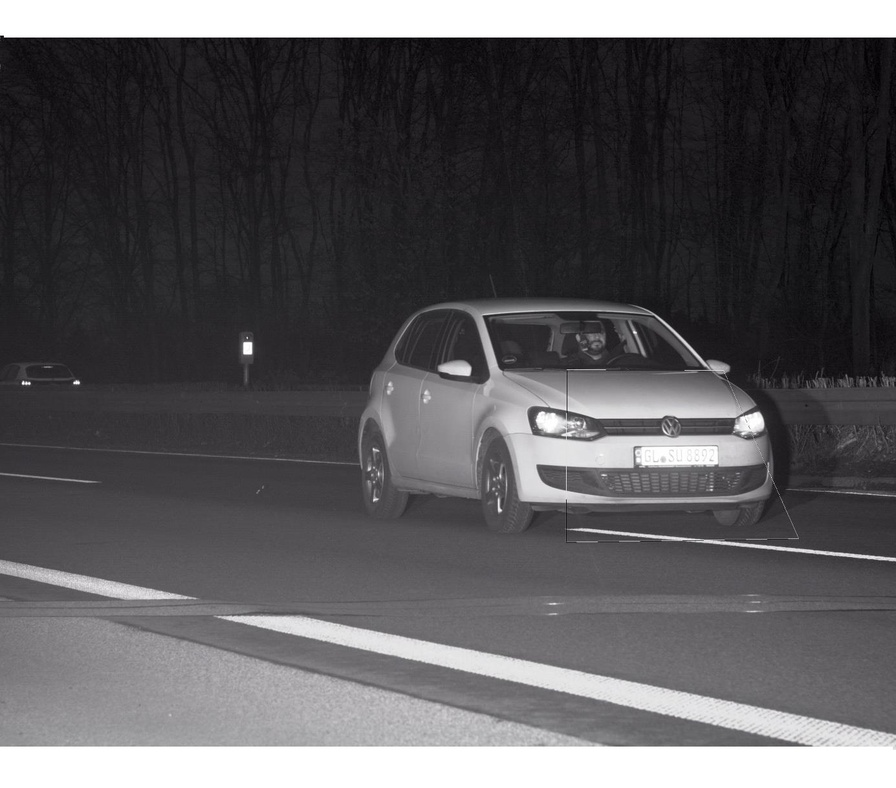
#> input picture Vanishing point 0.jpg, 896 x 788 px, shrunk from 1385 x 1218 before the run, found by its file name
$ python vanishing_point.py
#> lines starting #> are read from the running program, lines starting #| are printed output that depends on the picture; after the words box and inside, x2 and y2 are one past the last pixel; in counts of white or black regions, pixels touching at a corner belong together; long printed decimals are rounded
# -*- coding: utf-8 -*-
"""Vanishing point.ipynb

Automatically generated by Colaboratory.

Original file is located at
    https://colab.research.google.com/drive/1O8wvc-M10mGpdomIi5QfTCQ86pWB3fxS

https://stackoverflow.com/questions/57535865/extract-vanishing-point-from-lines-with-open-cv


https://kediarahul.medium.com/vanishing-point-detection-with-opencv-python-c-4d1ed00a8cd5
"""

import os
import cv2
import math
import numpy as np

Image = cv2.imread('/content/drive/MyDrive/Colab Notebooks/Vanishing point/Vanishing point 0.jpg')
#> Image is the input picture: shape (788, 896, 3); mean B, G, R 92.2, 89.7, 91.1

# Converting to grayscale
GrayImage = cv2.cvtColor(Image, cv2.COLOR_BGR2GRAY)
# Blurring image to reduce noise.
BlurGrayImage = cv2.GaussianBlur(GrayImage, (5, 5), 1)
# Generating Edge image
EdgeImage = cv2.Canny(BlurGrayImage, 100, 200)
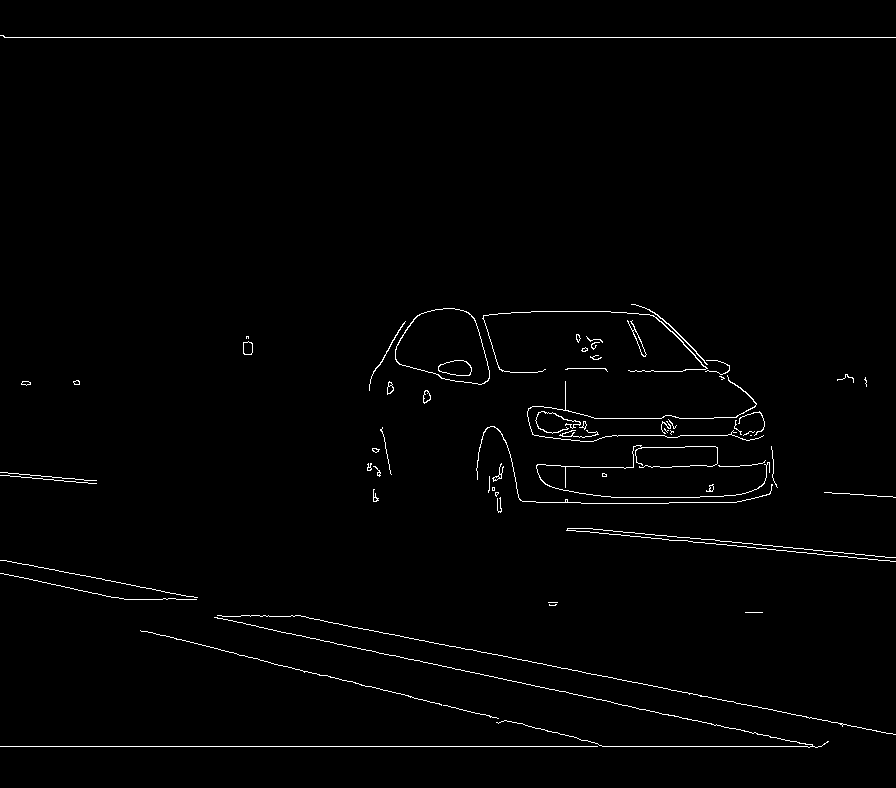
#> EdgeImage: shape (788, 896); 1.3% white in thin lines or dots

# Finding Lines in the image
Lines = cv2.HoughLinesP(EdgeImage, 1, np.pi / 180, 40, 500, 105)
#> Lines = [[4, 37, 895, 37], [0, 746, 597, 746]]
# Exit if no lines are found
if Lines is None:
  print("Not enough lines found in the image for Vanishing Pointdetection.")
  exit(0)

Lines = cv2.HoughLines(EdgeImage, 1, np.pi/180, 100)
#> Lines = 19 rows, first 8: [37, 1.57], [746, 1.57], [559, 1.78], [549, 1.76], [577, 1.82], [465, 1.68], [479, 1.66], [435, 1.57]
for line in Lines:
    rho,theta = line[0]
    a = np.cos(theta)
    b = np.sin(theta)
    x0 = a*rho
    y0 = b*rho
    x1 = int(x0 + 10000*(-b))
    y1 = int(y0 + 10000*(a))
    x2 = int(x0 - 10000*(-b))
    y2 = int(y0 - 10000*(a))
    img=cv2.line(EdgeImage,(x1,y1),(x2,y2),(255,255,255),2)
#> this loop made 19 passes
#> (rho, theta, a, b, x0, y0, x1, y1) on passes 1 to 12: (37, 1.57, -4.37e-08, 1, -1.62e-06, 37, -10000, 36), (746, 1.57, -4.37e-08, 1, -3.26e-05, 746, -10000, 745), (559, 1.78, -0.208, 0.978, -116.2, 546.8, -9897, -1532), (549, 1.76, -0.191, 0.982, -104.8, 538.9, -9921, -1369), (577, 1.82, -0.242, 0.97, -139.6, 559.9, -9842, -1859), (465, 1.68, -0.105, 0.995, -48.61, 462.5, -9993, -582), (479, 1.66, -0.0872, 0.996, -41.75, 477.2, -10003, -394), (435, 1.57, -4.37e-08, 1, -1.9e-05, 435, -10000, 434), (476, 1.66, -0.0872, 0.996, -41.49, 474.2, -10003, -397), (462, 1.68, -0.105, 0.995, -48.29, 459.5, -9993, -585), (514, 1.55, 0.0175, 1, 8.97, 513.9, -9989, 688), (492, 1.59, -0.0175, 1, -8.59, 491.9, -10007, 317)
#> pass 2, `img=cv2.line(EdgeImage,(x1,y1),(x2,y2),(255,255,255),2)`:
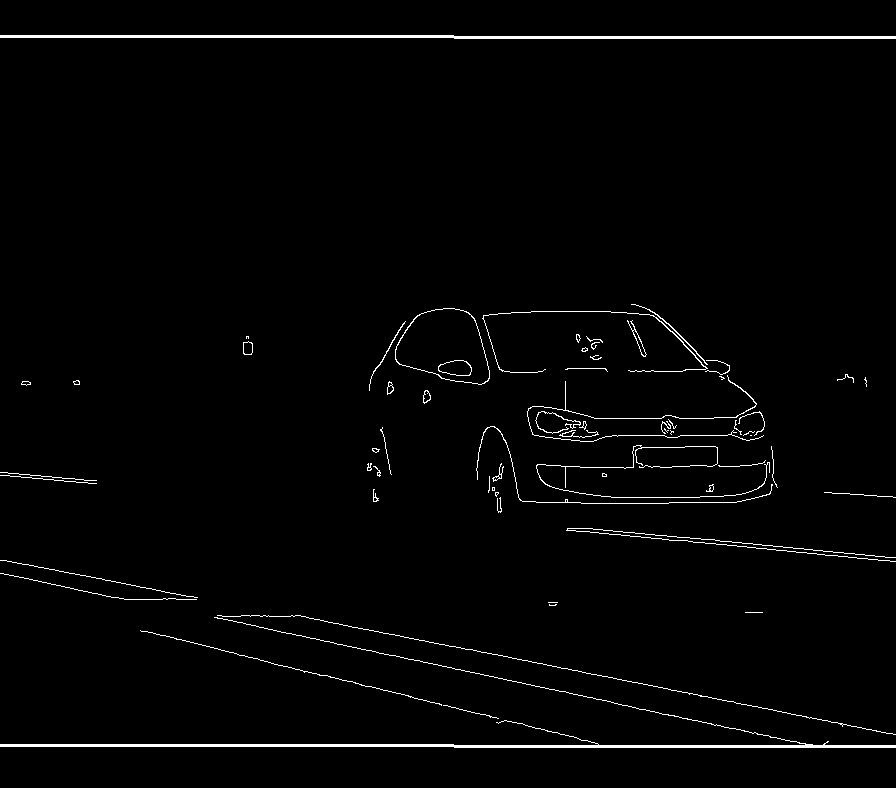
#> img: shape (788, 896); 1.8% white in thin lines or dots
#> pass 3, `img=cv2.line(EdgeImage,(x1,y1),(x2,y2),(255,255,255),2)`:
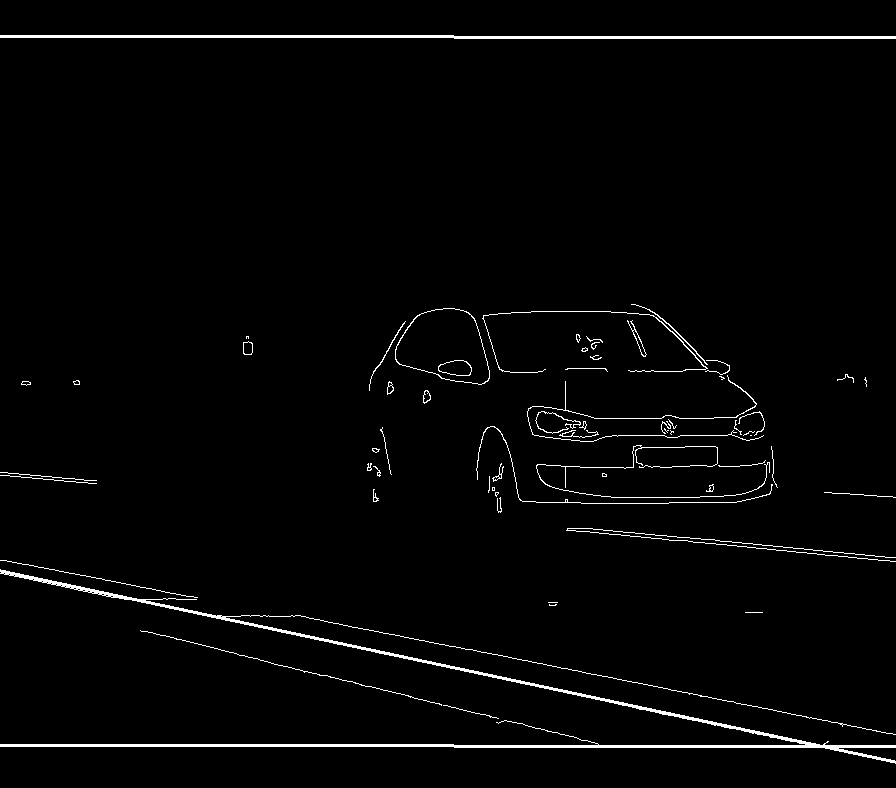
#> img: shape (788, 896); 2.1% white; 62 white regions (18 under 20 px), largest, box (x1, y1, x2, y2) and area: (0, 569, 896, 764) 6418, (0, 35, 896, 39) 2688, (566, 528, 896, 562) 660
#> after the loop:
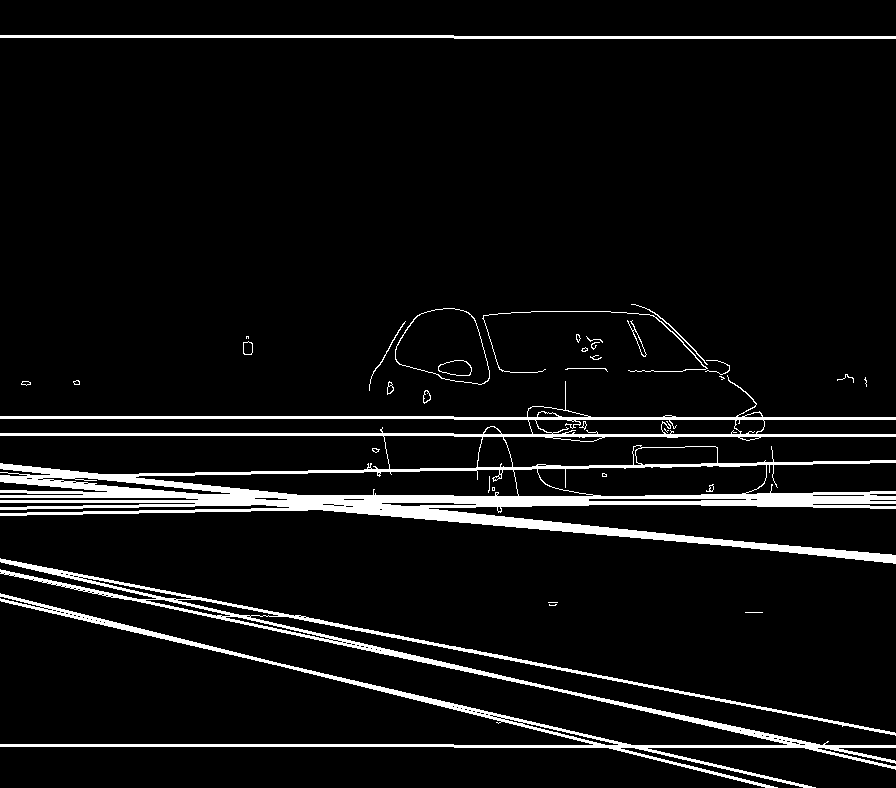
#> EdgeImage: shape (788, 896); 6.6% white; 35 white regions (13 under 20 px), largest, box (x1, y1, x2, y2) and area: (0, 375, 896, 564) 27582, (0, 558, 896, 788) 14907, (0, 35, 896, 39) 2688
cv2.imwrite('linesDetectedg.jpg', img)

REJECT_DEGREE_TH = 3.0
FilteredLines = [] # Filtered lines will be stored here
for Line in Lines: # Iterating over each line
  [[rho,theta]] = Line # Getting the coordinates of the line
  # if x1 != x2, slope can be found using regular equation
  a = np.cos(theta)
  b = np.sin(theta)
  x0 = a*rho + 2*len(Image)
  y0 = b*rho + 2*len(Image)
  x1 = int(x0 + 10000*(-b))
  y1 = int(y0 + 10000*(a))
  x2 = int(x0 - 10000*(-b))
  y2 = int(y0 - 10000*(a))

  if x1 != x2:
    m = (y2 - y1) / (x2 - x1)
# if x1 = x2, slope is infinity, thus a large value
  else:
    m = 100000000
  c = y2 - m*x2 # c = y - mx from the equation of line
  alpha = math.degrees(math.atan(m))
# theta will contain values between -90 -> +90.

# Calculating equation of the line: y = mx + c
# if x1 != x2, slope can be found using regular equation
# Storing lines of slope not near to 0 degree or +-90 degree
  if REJECT_DEGREE_TH <= abs(alpha) <= 50  :
# length of the line
    #print(alpha)
    FilteredLines.append([rho,theta,m,c])
#> this loop made 19 passes
#> (rho, theta, a, b, x0, y0, x1, y1) on passes 1 to 12: (37, 1.57, -4.37e-08, 1, 1576, 1613, -8424, 1612), (746, 1.57, -4.37e-08, 1, 1576, 2322, -8424, 2321), (559, 1.78, -0.208, 0.978, 1459.8, 2122.8, -8321, 43), (549, 1.76, -0.191, 0.982, 1471.2, 2114.9, -8345, 206), (577, 1.82, -0.242, 0.97, 1436.4, 2135.9, -8266, -283), (465, 1.68, -0.105, 0.995, 1527.4, 2038.5, -8417, 993), (479, 1.66, -0.0872, 0.996, 1534.3, 2053.2, -8427, 1181), (435, 1.57, -4.37e-08, 1, 1576, 2011, -8424, 2010), (476, 1.66, -0.0872, 0.996, 1534.5, 2050.2, -8427, 1178), (462, 1.68, -0.105, 0.995, 1527.7, 2035.5, -8417, 990), (514, 1.55, 0.0175, 1, 1585, 2089.9, -8413, 2264), (492, 1.59, -0.0175, 1, 1567.4, 2067.9, -8431, 1893)
#> after the loop, FilteredLines = [[559, 1.78, 0.213, 1811.7], [549, 1.76, 0.194, 1828.5], [577, 1.82, 0.249, 1777.9], [465, 1.68, 0.105, 1877.5], [479, 1.66, 0.0875, 1918.3], [476, 1.66, 0.0875, 1915.3], [462, 1.68, 0.105, 1874.5], [585, 1.8, 0.231, 1812.6], [546, 1.8, 0.231, 1772.6]]

added_images = np.zeros((5*len(Image),5*len(Image[0]),3), np.uint8)
#> added_images: shape (3940, 4480, 3); every value is 0
added_images[2*len(Image):3*len(Image),2*len(Image[0]):3*len(Image[0])] = Image
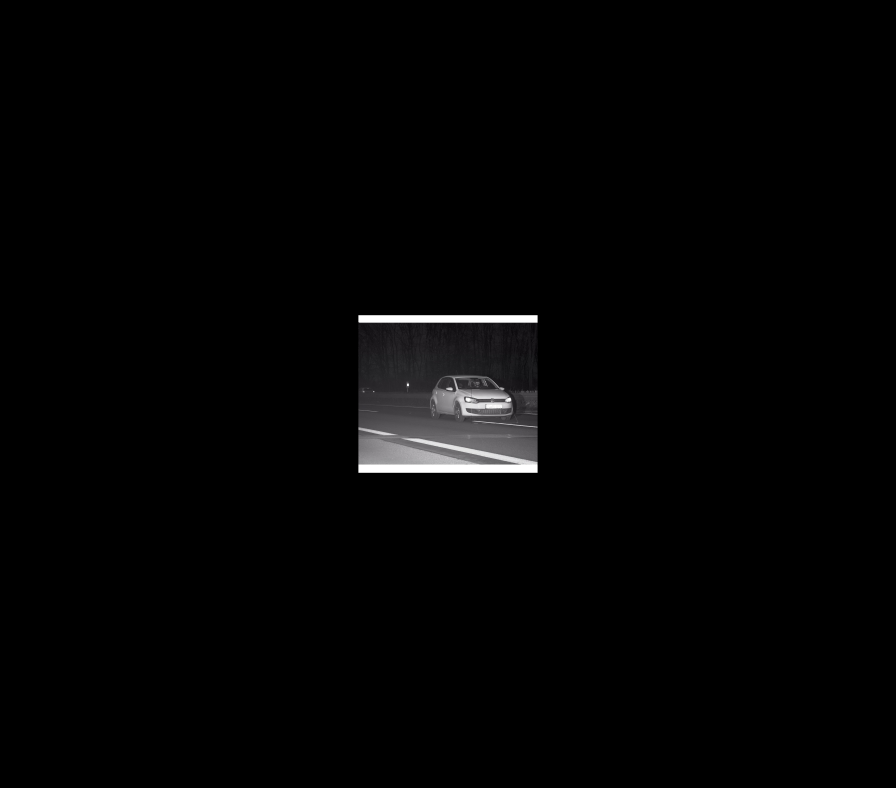
#> added_images: shape (3940, 4480, 3) (shown at 1/5 size); mean B, G, R 3.7, 3.6, 3.6
for line in FilteredLines:
    rho,theta,m,c = line

    a = np.cos(theta)
    b = np.sin(theta)
    x0 = a*rho + 2*len(Image)
    y0 = b*rho + 2*len(Image)
    x1 = int(x0 + 10000*(-b))
    y1 = int(y0 + 10000*(a))
    x2 = int(x0 - 10000*(-b))
    y2 = int(y0 - 10000*(a))

    bigimg=cv2.line(added_images,(x1,y1),(x2,y2),(255,255,255),2)
#> this loop made 9 passes
#> (rho, theta, m, c, a, b, x0, y0) on passes 1 to 9: (559, 1.78, 0.213, 1811.7, -0.208, 0.978, 1459.8, 2122.8), (549, 1.76, 0.194, 1828.5, -0.191, 0.982, 1471.2, 2114.9), (577, 1.82, 0.249, 1777.9, -0.242, 0.97, 1436.4, 2135.9), (465, 1.68, 0.105, 1877.5, -0.105, 0.995, 1527.4, 2038.5), (479, 1.66, 0.0875, 1918.3, -0.0872, 0.996, 1534.3, 2053.2), (476, 1.66, 0.0875, 1915.3, -0.0872, 0.996, 1534.5, 2050.2), (462, 1.68, 0.105, 1874.5, -0.105, 0.995, 1527.7, 2035.5), (585, 1.8, 0.231, 1812.6, -0.225, 0.974, 1444.4, 2146), (546, 1.8, 0.231, 1772.6, -0.225, 0.974, 1453.2, 2108)
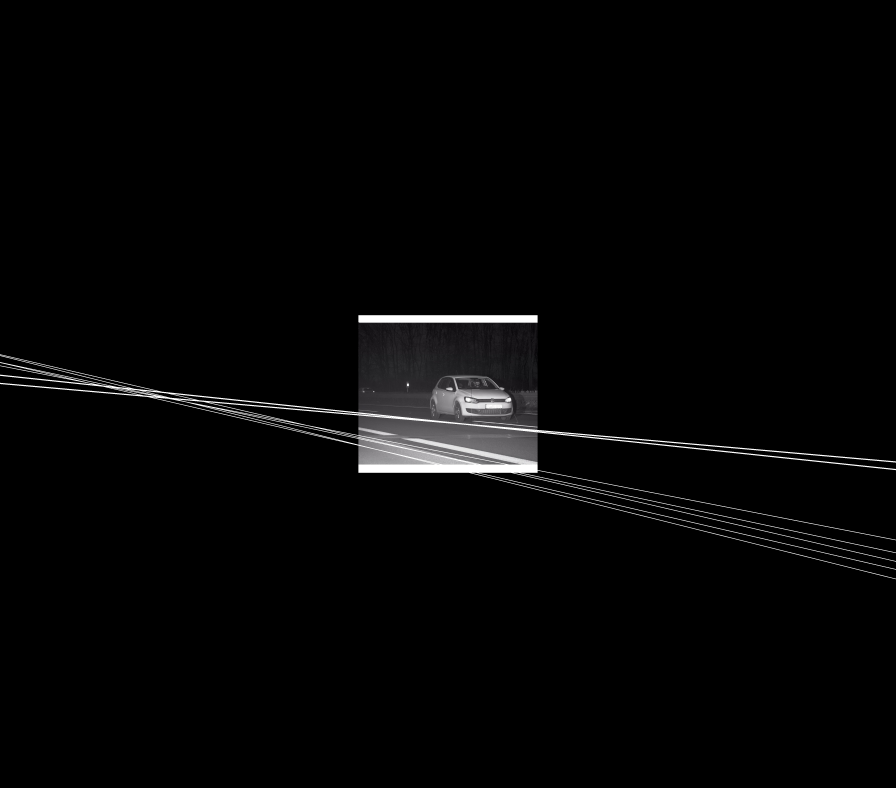
#> added_images: shape (3940, 4480, 3) (shown at 1/5 size); mean B, G, R 5.2, 5.1, 5.2
cv2.imwrite('img.jpg', bigimg)

# Initializing variables
VanishingPoint = None # Coordinates of the vanishing point
MinError = 100000000000 # Minimum error found (initially large value)
for i in range(len(FilteredLines)): # Iterating over lines and taking 2 at once
  for j in range(i+1, len(FilteredLines)):
# Reading m and c values of the line
    m1, c1 = FilteredLines[i][2], FilteredLines[i][3]
# Reading m and c values of the line
    m2, c2 = FilteredLines[j][2], FilteredLines[j][3]
# If lines are not parallel
    if m1 != m2:
# Finding (x0, y0)
      x0 = (c1 - c2) / (m2 - m1)
      y0 = m1 * x0 + c1
      err = 0 # Error of this point
# Iterating over all lines for error calculation
      for k in range(len(FilteredLines)):
# Reading m and c value of the line L
        m, c = FilteredLines[k][2], FilteredLines[k][3]
# Calculation m and c of L_
        m_ = (-1 / m)
        c_ = y0 - m_ * x0
# Calculating (x_, y_) - point of intersection of L and L_
        x_ = (c - c_) / (m_ - m)
        y_ = m_ * x_ + c_
# Calculation distance between (x0, y0) and (x_, y_)
        l = math.sqrt((y_ - y0)**2 + (x_ - x0)**2)
        err += l**2 # Adding to error value
        err = math.sqrt(err) # Finally taking sq root of error
# Comparing with minimum error value till now
# If present error value is lesser, updating minimum error value
# and vanishing point coordinates.
        if 0<x0<len(bigimg) and 0<y0<len(bigimg[0]):
          if MinError > err:
            MinError = err
            VanishingPoint = [x0, y0]
#> this loop made 9 passes
#> after the loop, MinError = 2.27e-13; VanishingPoint = [584.5, 1935.9]

vanishing_pt_img=cv2.circle(bigimg, (int(VanishingPoint[0]),int(VanishingPoint[1])), 50, (255, 100, 30), 10)
cv2.imwrite('DotDetected.jpg', vanishing_pt_img)

#print((Lines))
print(VanishingPoint)
#| [584.485, 1935.905]
print( 20.0* np.pi/180)
# [8 lines of commented-out code are left out]

$ run again, with Vanishing point.jpg copied over Vanishing point 0.jpg
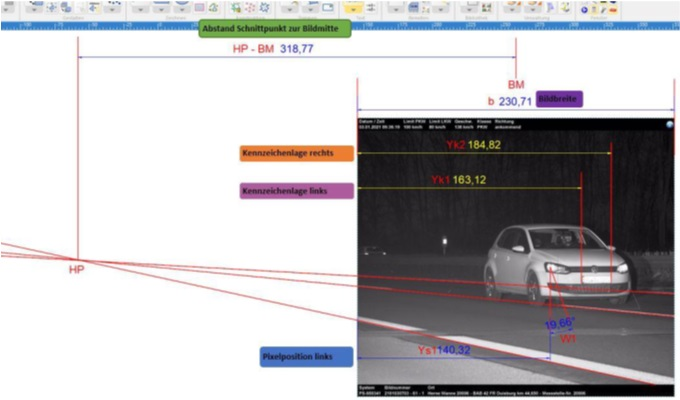
#> input picture Vanishing point.jpg, 680 x 400 px, found by its file name
#> Image is the input picture: shape (400, 680, 3); mean B, G, R 186, 184.1, 185.8
#> `Lines = cv2.HoughLinesP(EdgeImage, 1, np.pi / 180, 40, 500, 105)`: Lines = 18 rows, first 6: [0, 21, 198, 21], [302, 55, 514, 55], [3, 30, 197, 30], [80, 58, 513, 58], [357, 396, 673, 396], [368, 384, 641, 384]
#> `Lines = cv2.HoughLines(EdgeImage, 1, np.pi/180, 100)`: Lines = 52 rows, first 8: [30, 1.57], [21, 1.57], [58, 1.57], [55, 1.57], [111, 1.57], [396, 1.57], [384, 1.57], [239, 1.78]
#> the loop `for line in Lines:` made 52 passes
#> (rho, theta, a, b, x0, y0, x1, y1) on passes 1 to 8: (30, 1.57, -4.37e-08, 1, -1.31e-06, 30, -10000, 29), (21, 1.57, -4.37e-08, 1, -9.18e-07, 21, -10000, 20), (58, 1.57, -4.37e-08, 1, -2.54e-06, 58, -10000, 57), (55, 1.57, -4.37e-08, 1, -2.4e-06, 55, -10000, 54), (111, 1.57, -4.37e-08, 1, -4.85e-06, 111, -10000, 110), (396, 1.57, -4.37e-08, 1, -1.73e-05, 396, -10000, 395), (384, 1.57, -4.37e-08, 1, -1.68e-05, 384, -10000, 383), (239, 1.78, -0.208, 0.978, -49.69, 233.8, -9831, -1845)
#> after the loop `for line in Lines:`:
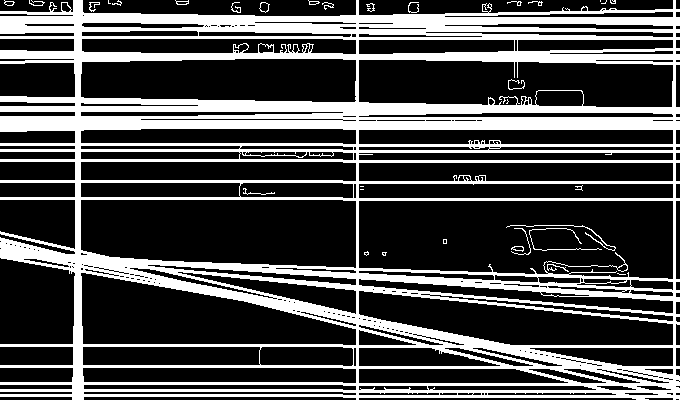
#> EdgeImage: shape (400, 680); 29.5% white; 33 white regions (12 under 20 px), largest, box (x1, y1, x2, y2) and area: (0, 0, 680, 400) 79287, (506, 225, 616, 251) 176, (529, 228, 602, 251) 150
#> the loop `for Line in Lines:` made 52 passes
#> (rho, theta, a, b, x0, y0, x1, y1) on passes 1 to 8: (30, 1.57, -4.37e-08, 1, 800, 830, -9200, 829), (21, 1.57, -4.37e-08, 1, 800, 821, -9200, 820), (58, 1.57, -4.37e-08, 1, 800, 858, -9200, 857), (55, 1.57, -4.37e-08, 1, 800, 855, -9200, 854), (111, 1.57, -4.37e-08, 1, 800, 911, -9200, 910), (396, 1.57, -4.37e-08, 1, 800, 1196, -9200, 1195), (384, 1.57, -4.37e-08, 1, 800, 1184, -9200, 1183), (239, 1.78, -0.208, 0.978, 750.3, 1033.8, -9031, -1045)
#> the loop `for line in FilteredLines:` made 12 passes
#> line on passes 1 to 8: [239, 1.78, 0.213, 874.1], [242, 1.76, 0.194, 891], [255, 1.62, 0.0524, 1013.3], [232, 1.82, 0.249, 839.6], [254, 1.66, 0.0875, 984.5], [250, 1.68, 0.105, 966.7], [227, 1.8, 0.231, 848.1], [234, 1.8, 0.231, 855.5]
#> after the loop `for line in FilteredLines:`:
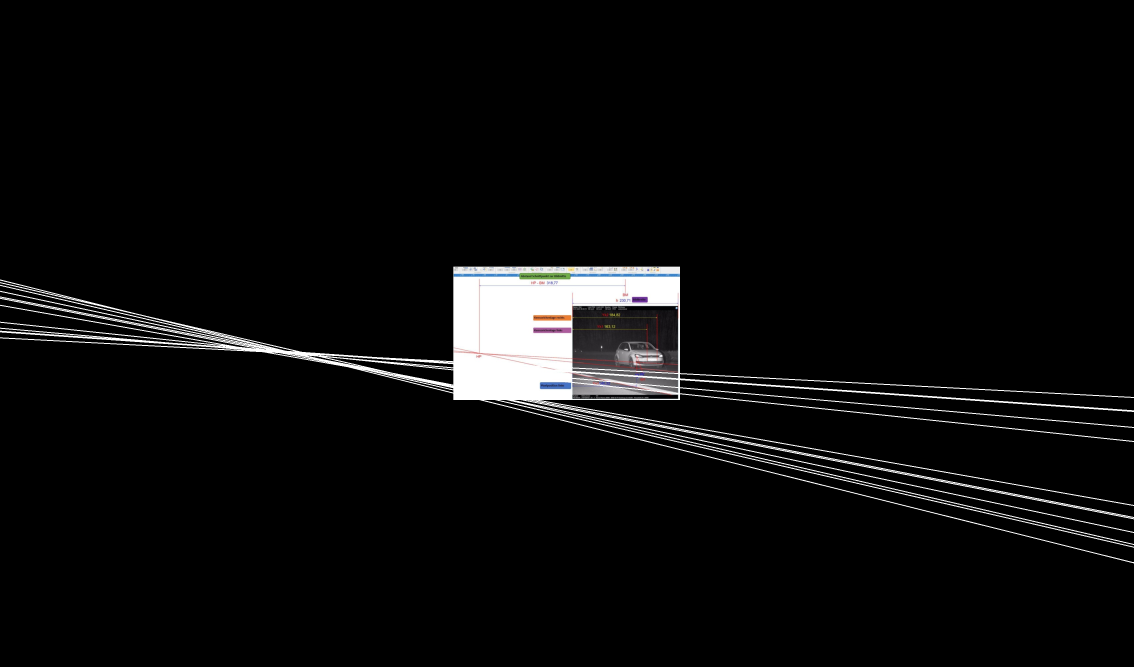
#> added_images: shape (2000, 3400, 3) (shown at 1/3 size); mean B, G, R 11.2, 11.1, 11.2
#> the loop `for i in range(len(FilteredLines)):` made 12 passes
#| [1419.402, 1175.750]
